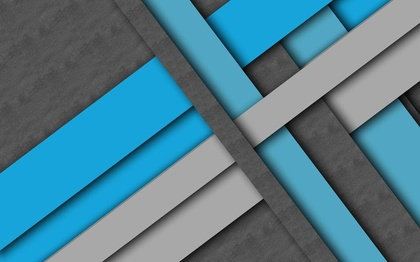
%> input picture SecPartial/MATLAB/triangle.jpg, 420 x 262 px, shrunk from 1024 x 640 before the run
$ octave WangBrady.m   (GNU Octave 9; MATLAB toolbox functions it lacks are replaced by stand-ins)
%> lines starting %> are read from the running program, lines starting %| are printed output that depends on the picture; in (x1, y1, x2, y2) boxes, pixels count from 0 and x2, y2 are one past the last pixel; in counts of white or black regions, pixels touching at a corner belong together; the program's own positions count from 1
close all; clear all; clc;

Iorig = imread("triangle.jpg");
%> Iorig is the input picture: size 262x420x3 uint8; mean R, G, B 80.9, 125.9, 142.6
Im = double(rgb2gray(Iorig));
h = ones(3)/9;
Im = imfilter(Im, h);
d1 = [0, -0.5, 0; -0.5, 0, 0.5; 0, 0.5, 0];
d2 = [0, 1, 0; 1, -4, 1; 0, 1, 0];
I1 = imfilter(Im, d1);
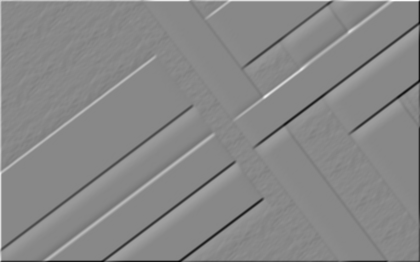
%> I1: size 262x420 double; min -100.8, max 88, mean 0; drawn with min black and max white
I2 = imfilter(Im, d2);
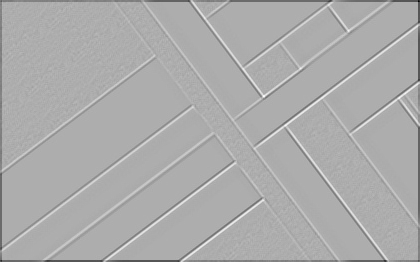
%> I2: size 262x420 double; min -112, max 52.44, mean -0.9; drawn with min black and max white
c = 4;
V = (I2 - c*abs(I1));
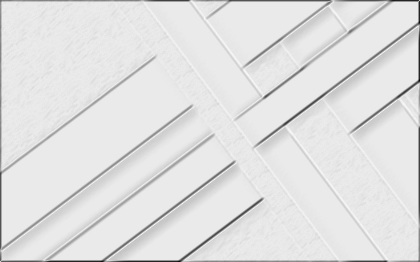
%> V: size 262x420 double; min -463.1, max 39.78, mean -17.8; drawn with min black and max white
V = (1000/max(max(V)))*V;
V1 = (V)>250;
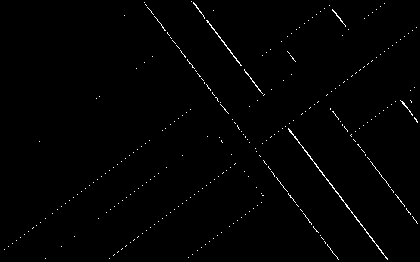
%> V1: size 262x420 logical; 0.88% white in thin lines or dots
pixel = 40;
[n, m] = size(V1);
%> n = 262; m = 420
res = zeros(n, m);

for r=1:n
    for c=1:m
        if(V1(r, c))
            I1 = [r - pixel, 1];
            I1 = max(I1);
            I2 = [r + pixel, n];
            I2 = min(I2);
            I3 = [c - pixel, 1];
            I3 = max(I3);
            I4 = [c + pixel, m];
            I4 = min(I4);
            tmp = V(I1:I2, I3:I4);
            maxim = max(max(tmp));

            if(maxim == V(r, c))
                res(r, c) = 1;
            end
        end
    end
end
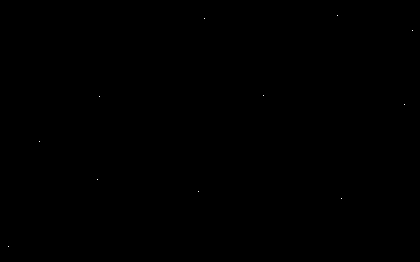
%> res: size 262x420 double; values 0 (black) and 1 (white), 0.01% white in thin lines or dots, all inside (x1, y1, x2, y2) = (8, 15, 413, 247)
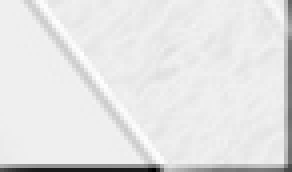
%> tmp: size 43x73 double (shown 4 times larger); min -9508.4, max 611.7, mean -422.4; drawn with min black and max white
%> after the loop, I1 = 220; I2 = 262; I3 = 348; I4 = 420; maxim = 611.7

imshow(uint8(Im)), title('Operador Wang & Brady');
hold on;
[re, co] = find(res');
%> re = [338; 205; 413; 264; 100; 405; 40; 98; 199; 342; 9]; co = [16; 19; 31; 96; 97; 105; 142; 180; 192; 199; 247]
plot(re, co, '+');
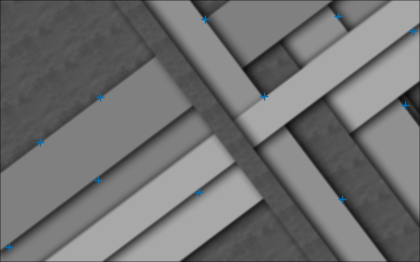
%> figure redrawn from the program's plot data; its title reads 'Operador Wang & Brady'

$ run again, with SecPartial/MATLAB/yulin.jpg copied over SecPartial/MATLAB/triangle.jpg
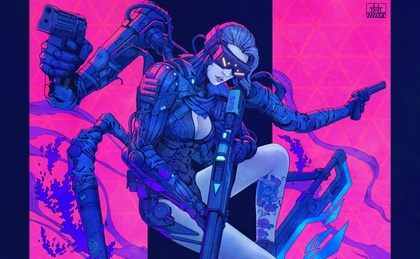
%> input picture SecPartial/MATLAB/yulin.jpg, 420 x 259 px, shrunk from 1920 x 1184 before the run
%> Iorig is the input picture: size 259x420x3 uint8; mean R, G, B 102.9, 45.3, 153.8
%> `V1 = (V)>250;`:
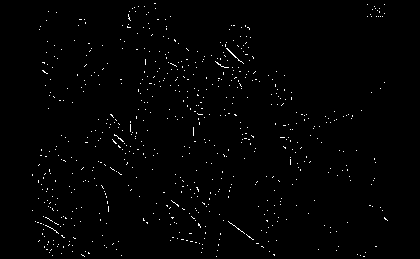
%> V1: size 259x420 logical; 1% white in thin lines or dots, all inside (x1, y1, x2, y2) = (32, 3, 388, 257)
%> after the loop `for r=1:n`: I1 = 217; I2 = 259; I3 = 325; I4 = 405; maxim = 586
%> re = [383; 130; 86; 235; 154; 51; 246; 87; 375; 73; 193; 387; 273; 331; 50]; co = [17; 20; 24; 56; 78; 80; 139; 143; 160; 212; 218; 220; 226; 233; 253]
%> `plot(re, co, '+');`:
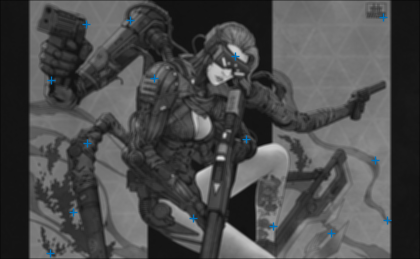
%> figure redrawn from the program's plot data; its title reads 'Operador Wang & Brady'
